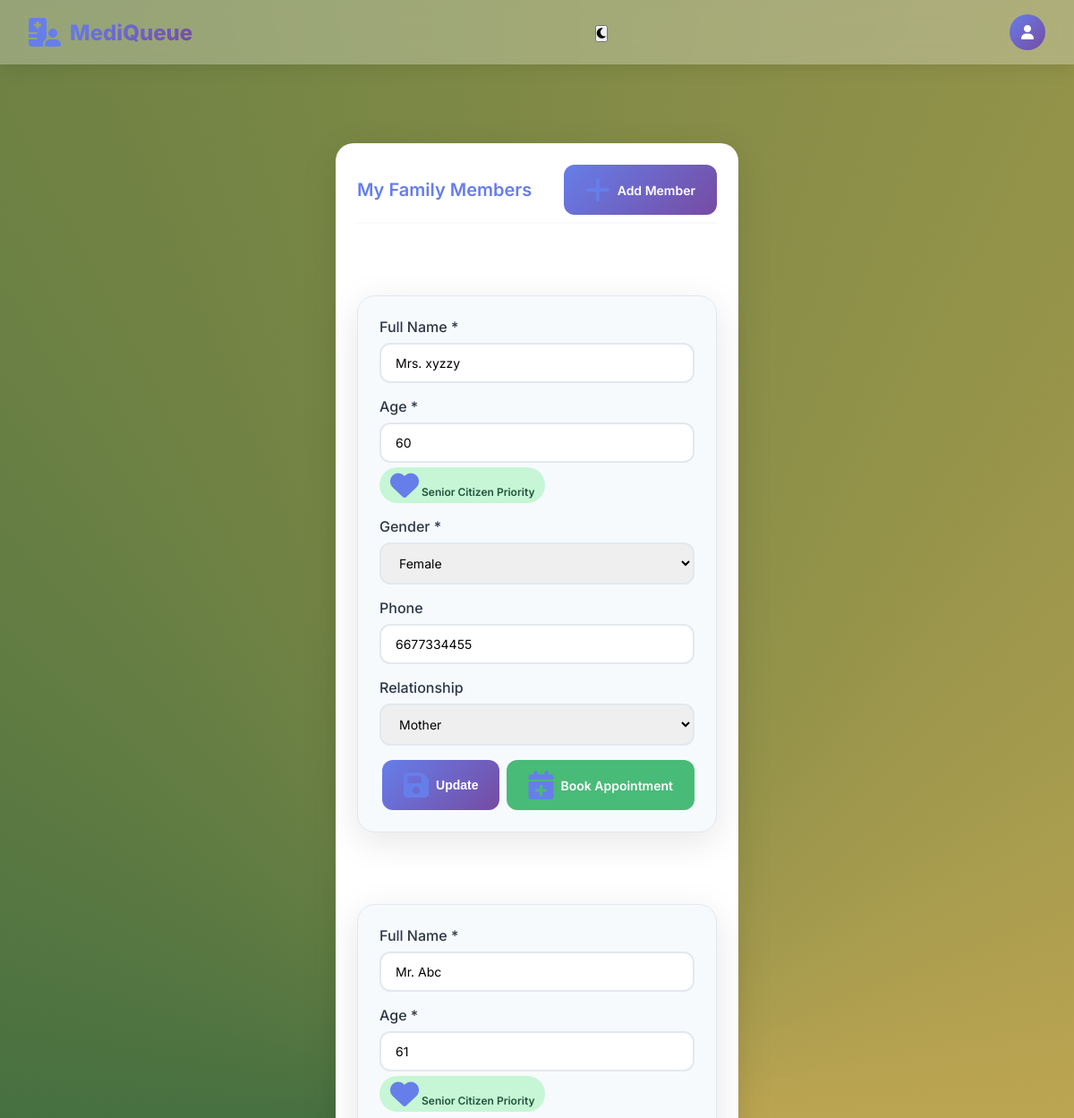
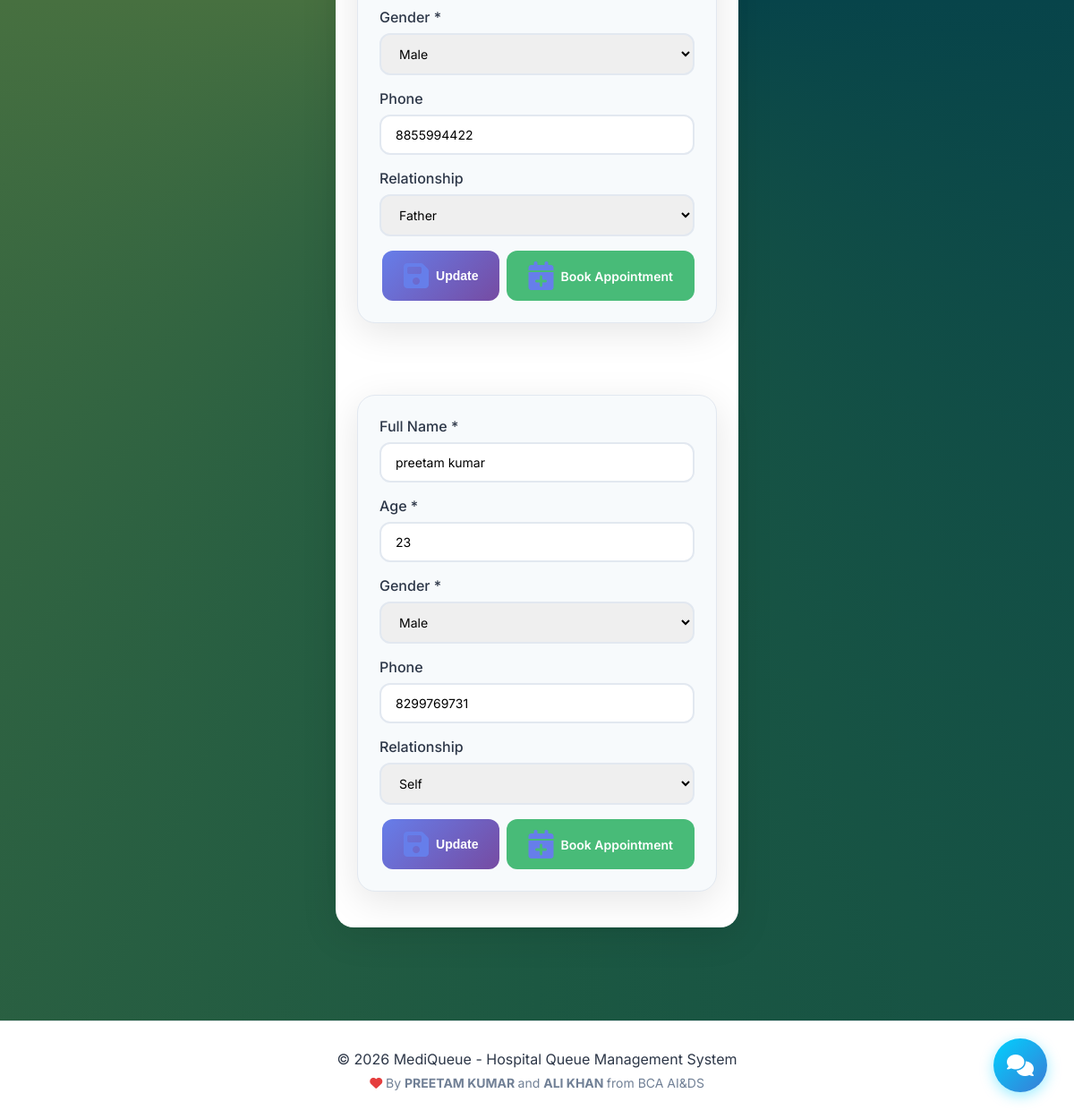
Screenshot of /patient/my_patients.php (signed in) with the database file from the repository (2 pictures, top to bottom).
### tables this page shows
CREATE TABLE `patients` (
  `patient_id` int(11) NOT NULL,
  `user_id` int(11) DEFAULT NULL,
  `full_name` varchar(100) NOT NULL,
  `gender` enum('Male','Female','Other') NOT NULL,
  `age` int(11) NOT NULL,
  `relation` varchar(50) DEFAULT NULL,
  `phone` varchar(15) DEFAULT NULL,
  `is_senior` tinyint(1) DEFAULT 0,
  `created_at` timestamp NOT NULL DEFAULT current_timestamp()
);

### patient/my_patients.php (the view, shortened to what this page needs)
<?php
require_once '../config/db.php';
$user_id = $_SESSION['user_id'];
$stmt = $pdo->prepare("SELECT * FROM patients WHERE user_id = ? ORDER BY created_at DESC");
$stmt->execute([$user_id]);
$patients = $stmt->fetchAll();
include '../includes/header.php';
?>
<div class="card">
    <div class="card-header">
        <h2 class="card-title">My Family Members</h2>
        <a href="add_patient.php" class="btn btn-primary"><i class="fas fa-plus"></i> Add Member</a>
    </div>
    <?php if (empty($patients)): ?>
        <div style="text-align: center; padding: 3rem;">
            <i class="fas fa-users" style="font-size: 3rem; color: #a0aec0;"></i>
            <p style="margin-top: 1rem;">No family members added yet.</p>
            <a href="add_patient.php" class="btn btn-primary">Add Your First Family Member</a>
        </div>
    <?php else: ?>
        <?php foreach ($patients as $index => $row): ?>
        <div class="card" style="margin-bottom: 1rem; background: var(--light); border: 1px solid #e2e8f0;">
            <form method="POST" action="" id="form_<?php echo $row['patient_id']; ?>">
                <div class="grid" style="grid-template-columns: repeat(auto-fit, minmax(200px, 1fr)); gap: 1rem;">
                    <div class="form-group">
                        <label class="form-label">Full Name *</label>
                        <input type="text" name="full_name" class="form-control" value="<?php echo htmlspecialchars($row['full_name']); ?>" required>
                    </div>
                    <div class="form-group">
                        <label class="form-label">Age *</label>
                        <input type="number" name="age" class="form-control" value="<?php echo $row['age']; ?>" min="0" max="120" required>
                        <?php if ($row['age'] >= 60): ?>
                            <small class="badge badge-success" style="margin-top: 5px; display: inline-block;">
                                <i class="fas fa-heart"></i> Senior Citizen Priority
                            </small>
                        <?php endif; ?>
                    </div>
                    <div class="form-group">
                        <label class="form-label">Gender *</label>
                        <select name="gender" class="form-control" required>
                            <option value="Male" <?php echo $row['gender'] == 'Male' ? 'selected' : ''; ?>>Male</option>
                            <option value="Female" <?php echo $row['gender'] == 'Female' ? 'selected' : ''; ?>>Female</option>
                        </select>
                    </div>
                    <div class="form-group">
                        <label class="form-label">Phone</label>
                        <input type="tel" name="phone" class="form-control" value="<?php echo htmlspecialchars($row['phone']); ?>" placeholder="Mobile number">
                    </div>
                    <div class="form-group">
                        <label class="form-label">Relationship</label>
                        <select name="relation" class="form-control">
                            <option value="Self" <?php echo $row['relation'] == 'Self' ? 'selected' : ''; ?>>Self</option>
                            <option value="Father" <?php echo $row['relation'] == 'Father' ? 'selected' : ''; ?>>Father</option>
                            <option value="Mother" <?php echo $row['relation'] == 'Mother' ? 'selected' : ''; ?>>Mother</option>
                        </select>
                    </div>
                </div>
                <div style="display: flex; gap: 0.5rem; justify-content: flex-end; margin-top: 1rem;">
                    <button type="submit" class="btn btn-primary" onclick="return confirmUpdate()">
                        <i class="fas fa-save"></i> Update
                    </button>
                    <a href="book_appointment.php?patient_id=<?php echo $row['patient_id']; ?>" class="btn btn-success">
                        <i class="fas fa-calendar-plus"></i> Book Appointment
                    </a>
                </div>
            </form>
        </div>
        <?php endforeach; ?>
    <?php endif; ?>
</div>
<?php include '../includes/footer.php'; ?>

### assets/css/style.css (style rules this page uses)
:root { --primary: #667eea; --primary-dark: #5a67d8; --secondary: #764ba2; --success: #48bb78; --warning: #ed8936; --danger: #f56565; --dark: #2d3748; --light: #f7fafc; --gray: #a0aec0; }
* { margin: 0; padding: 0; box-sizing: border-box; }
body { font-family: 'Inter', sans-serif; background: conic-gradient(from 90deg, #07444a 0.000deg, #1c5842 90.000deg, #477040 180.000deg, #808a46 270.000deg, #bca552 360.000deg); min-height: 100vh; background-repeat: repeat; background-size: auto 100%; color: var(--dark); }
.btn { padding: 0.75rem 1.5rem; border: none; border-radius: 12px; font-weight: 600; cursor: pointer; transition: all 0.3s; display: inline-flex; align-items: center; gap: 0.5rem; text-decoration: none; font-size: 0.875rem; }
.btn-primary { background: linear-gradient(135deg, #667eea, #764ba2); color: white; }
.btn-success { background: #48bb78; color: white; }
.form-group { margin-bottom: 16px; }
.form-label { display: block; margin-bottom: 0.5rem; font-weight: 500; color: #2d3748; }
.form-control { width: 100%; padding: 0.75rem 1rem; border: 2px solid #e2e8f0; border-radius: 12px; font-size: 0.875rem; transition: all 0.3s; }
.grid { display: grid; grid-template-columns: repeat(auto-fit, minmax(300px, 1fr)); gap: 1.5rem; }
.badge { display: inline-block; padding: 0.25rem 0.75rem; border-radius: 50px; font-size: 0.75rem; font-weight: 600; }
.badge-success { background: #c6f6d5; color: #22543d; }
.card { background: white; max-width: 450px; margin: 80px auto; border-radius: 20px; padding: 1.5rem; box-shadow: 0 10px 40px rgba(0, 0, 0, 0.1); margin-bottom: 1.5rem; transition: transform 0.3s, box-shadow 0.3s; }
.card-header { display: flex; justify-content: space-between; align-items: center; margin-bottom: 1rem; padding-bottom: 0.5rem; border-bottom: 2px solid #f7fafc; }
.card-title { font-size: 1.25rem; font-weight: 600; color: #667eea; }
.card i { font-size: 2rem; color: #667eea; }
.btn { padding: 0.75rem 1.5rem; border: none; border-radius: 12px; font-weight: 600; cursor: pointer; transition: all 0.3s; font-size: 0.875rem; display: inline-flex; align-items: center; gap: 0.5rem; text-decoration: none; }
.btn-primary { background: linear-gradient(135deg, var(--primary), var(--secondary)); color: white; }
.btn-success { background: var(--success); color: white; }
.form-group { margin-bottom: 1.25rem; }
.form-label { display: block; margin-bottom: 0.5rem; font-weight: 500; color: var(--dark); }
.form-control { width: 100%; padding: 0.75rem 1rem; border: 2px solid #e2e8f0; border-radius: 12px; font-size: 0.875rem; transition: all 0.3s; font-family: inherit; }
select.form-control { cursor: pointer; }
* { scrollbar-width: thin; scrollbar-color: var(--gray) var(--light); }

### patient/my_patients.php (style rules this page uses)
.form-group { margin-bottom: 0; }
.btn { transition: all 0.3s ease; }

### rows the page displays
patients: full_name "Mrs. xyzzy", age "60", shows "Senior Citizen Priority", gender "Female", phone "6677334455", relation "Mother"
patients: full_name "Mr. Abc", age "61", shows "Senior Citizen Priority", gender "Male", phone "8855994422", relation "Father"
patients: full_name "preetam kumar", age "23", gender "Male", phone "8299769731", relation "Self"
